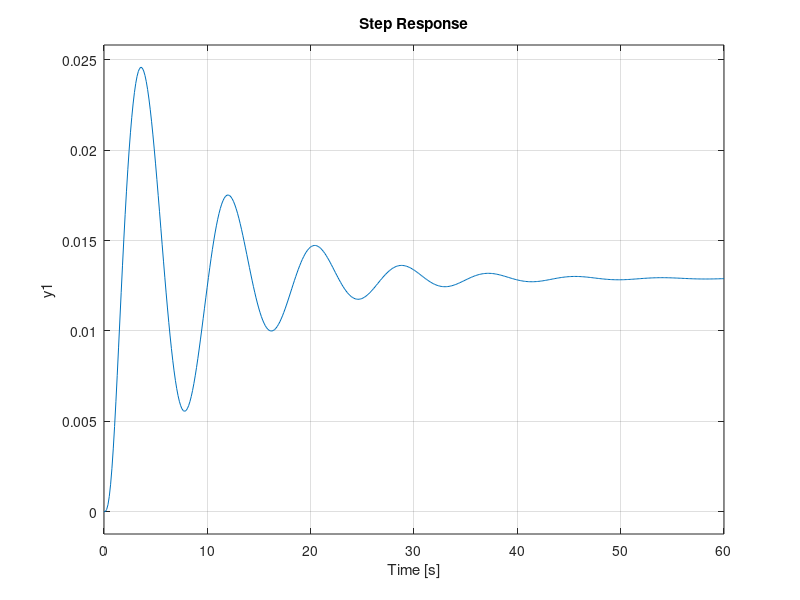
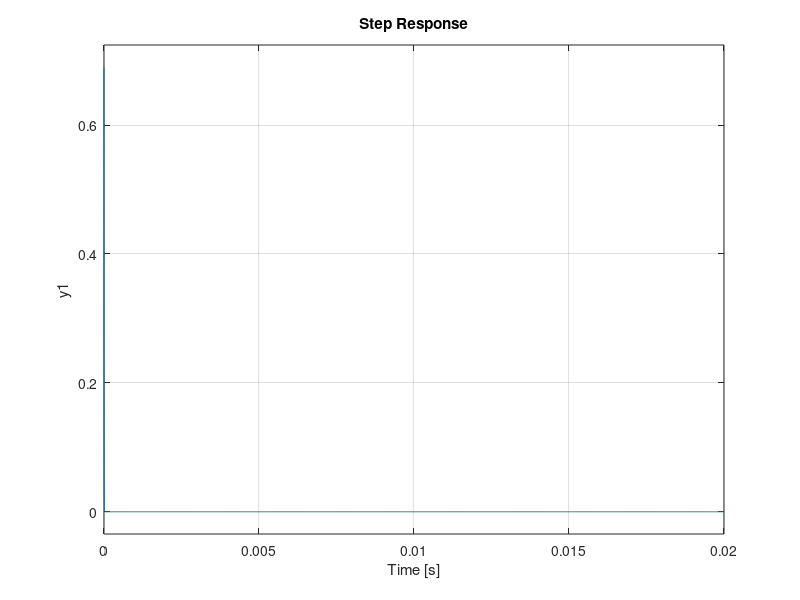
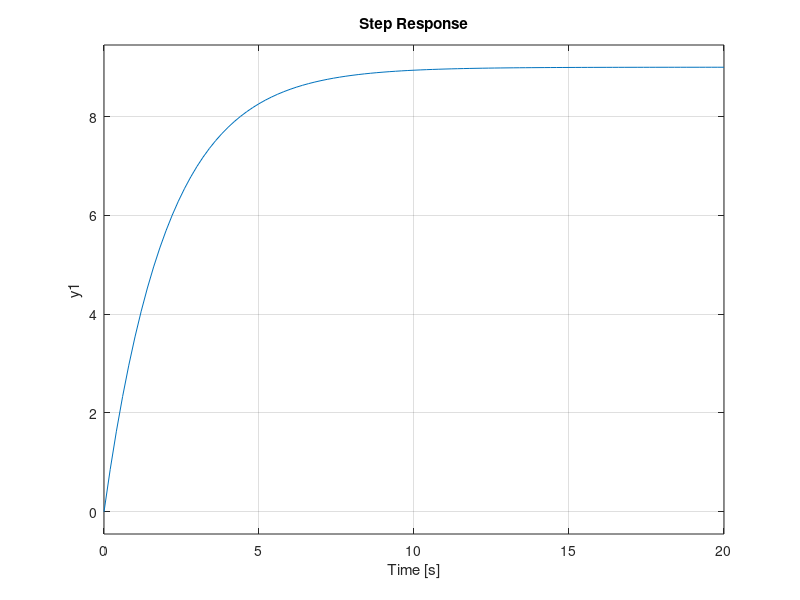
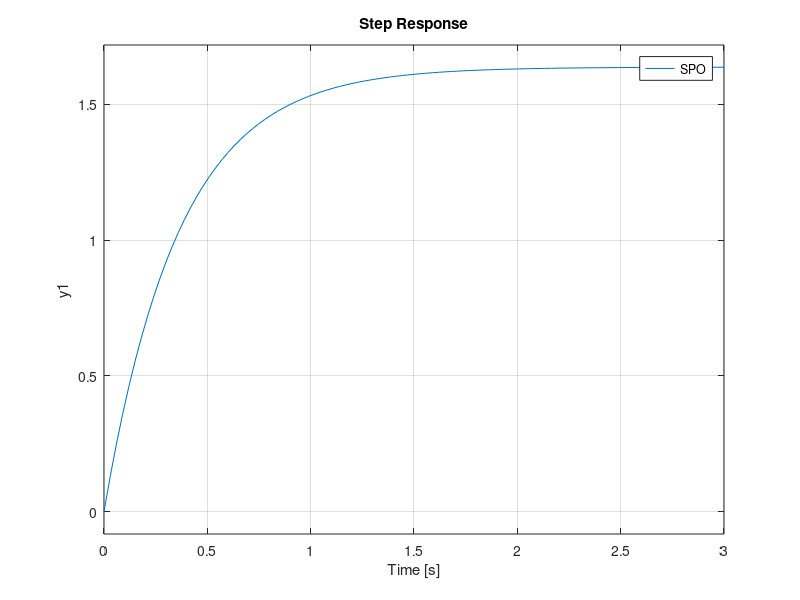

Reproduce these figures in MATLAB, in order.
clear 
close all
clc

%Parametros sistema mecanico
m2=10;
m1=45;
k1=10;
k2=20;
k3=45;
b=23;

Am=[0 1 0 0;
    -(k1+k2)/m1 -b/m1 k2/m1 b/m1;
    0 0 0 1;
    k2/m2 b/m2 -(k2+k3)/m2 -b/m2];
Bm=[0 1/m1 0 0]';
Cm=[0 0 1 0];
Dm=0;

sism=ss(Am,Bm,Cm,Dm);
step(sism)

%Paramtros sistema electrico
R1=4500;
R2=10000;
L=10e-3;
C=300e-6;

% Ae=[-R1/(L*(1+R1/R2)) R1/(L*R2*(1+R1/R2));
%     -R1/(R1+R2) -1/(R1+R2)];
% Be=[1/(L*(1+R1/R2)) 1/(1+R1/R2)]';
% Ce=[-R1/(1+R1/R2) R1/(R2*(1+R1/R2))];
% De=[1/(1+R1/R2)];

Ae=[-R1/(L*(1+R1/R2)) R1/(L*R2*(1+R1/R2));
    -R1/(C*(R1+R2)) -1/(C*(R1+R2))];
Be=[1/(L*(1+R1/R2)) 1/(C*(R1+R2))]';
Ce=[-R1/(1+R1/R2) R1/(R2*(1+R1/R2))];
De=[1/(1+R1/R2)];

sise=ss(Ae,Be,Ce,De);
figure
step(sise)


%sistema tercer punto
k=4.5;
tao=2;
h=tf(k,[tao 1]);
figure
step(2*h)
hr=feedback(h,1);
figure
step(2*hr)
legend('SPO','SPO REALIMENTADO')